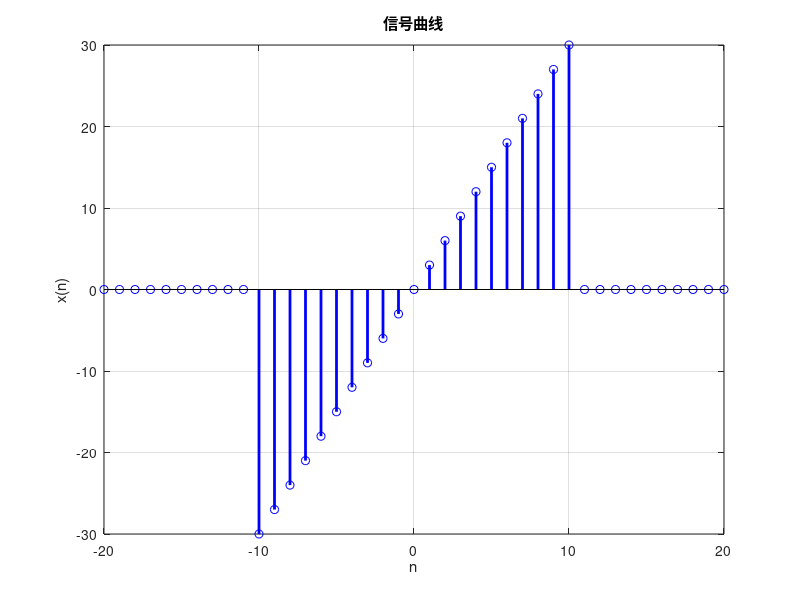

Write MATLAB code to recreate this figure.
clc;
n = -20:20;

x = zeros(size(n));  % 创建与 n 大小相同的零向量

% 使用条件语句设置 x 向量的值
x(n >= -10 & n <= 10) = 3 * n(n >= -10 & n <= 10);
% 绘制图形
stem(n, x, 'b', 'LineWidth', 2);
title('信号曲线');
xlabel('n');
ylabel('x(n)');
grid on;